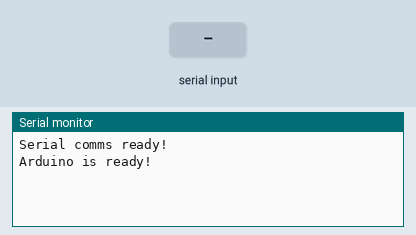
Simulated run of this sketch. Board: Arduino Nano, built with avr-gcc and run on an emulated ATmega328P. On the bench: the last lines printed to the serial monitor. The inputs (shaded band) are chosen by the test bench.

Above: at 1.2 s.
1.3 s: "<90,45,200>" received over Serial
At 1.7 s:
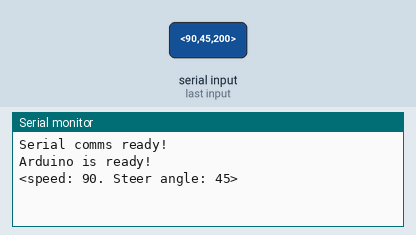
2.8 s: "<30,150,10>" received over Serial
At 4.0 s:
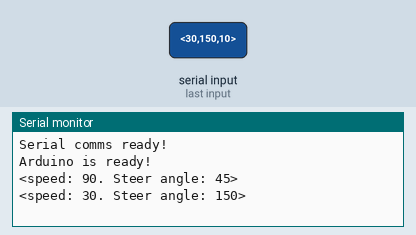

The sketch:

arduino_serial_comms_nano.ino
```cpp
//----- Serial Config -----//
const byte buffer_size = 64;        // define max char for input_buffer
char input_buffer[buffer_size];     // store received data
const char start_marker = '<';      // denotes the start of a data package
const char end_marker = '>';        // denotes the end of a data package
byte bytes_received = 0;            // count the no of bytes received
boolean read_in_progress = false;   // STATE of reading data
boolean new_data_from_nano = false; // STATE of replying to Nano
char message_from_nano[buffer_size] = {0};
//----- End of Serial Config -----//

// ---- Motor Control Var ---- //
int sp;     // PWM Speed control value (0 - 255)
int angle;  // Steering control angle (20 - 100)
// ---- End of Motor Control Var ----//

// ---- Receive data from Jetson Nano ---- //
void receive()
{
  if (Serial.available() > 0)
  {
    char x = Serial.read(); // temp store of received bit

    // the order of these IF clauses is significant
    // --
    if (x == end_marker)
    {
      read_in_progress = false;
      new_data_from_nano = true;
      input_buffer[bytes_received] = 0;
      parse_data();
    }


    if (read_in_progress)
    {
      input_buffer[bytes_received] = x;
      bytes_received ++;
      if (bytes_received == buffer_size)
      {
        bytes_received = buffer_size - 1;
      }
    }


    if (x == start_marker)
    {
      bytes_received = 0;
      read_in_progress = true;
    }
  }
}
// ---- End of data receive from Nano ---- //

// ---- Analysing received data ---- //
void parse_data()
{
  char * strtok_index;  // Used by strtok() as index
  strtok_index = strtok(input_buffer, ",");

  int count = 0;

  // Extracting received data into useful data (PWM Speed & Steering angle)
  while (strtok_index != NULL)
  {
    count++;

    if (count == 1)
    {
      sp = atof(strtok_index);
    }

    else if (count == 2)
    {
      angle = atof(strtok_index);
    }

    strtok_index = strtok(NULL, ",");
  }
}
// ---- End of Analysing received data ----//

// ---- Feedback to Nano ----//
void reply_nano()
{
  if (new_data_from_nano)
  {
    new_data_from_nano = false;
    Serial.print("<speed: ");
    Serial.print(sp);
    Serial.print(". Steer angle: ");
    Serial.print(angle);
    Serial.println(">");
  }
}
// ---- End of Feedback to Nano ---- //

void setup()
{
  // -- Serial Setup -- //
  Serial.begin(115200);
  Serial.println("Serial comms ready!");
  // -- End of Serial Setup -- //

  Serial.println("Arduino is ready!");
}

void loop()
{
  receive();
  reply_nano();

}
```

Measured:
- after the input at 1.3 s, the serial monitor: prints a new line at once (image 1)
- after the input at 2.8 s, the serial monitor: prints a new line at once (image 2)
